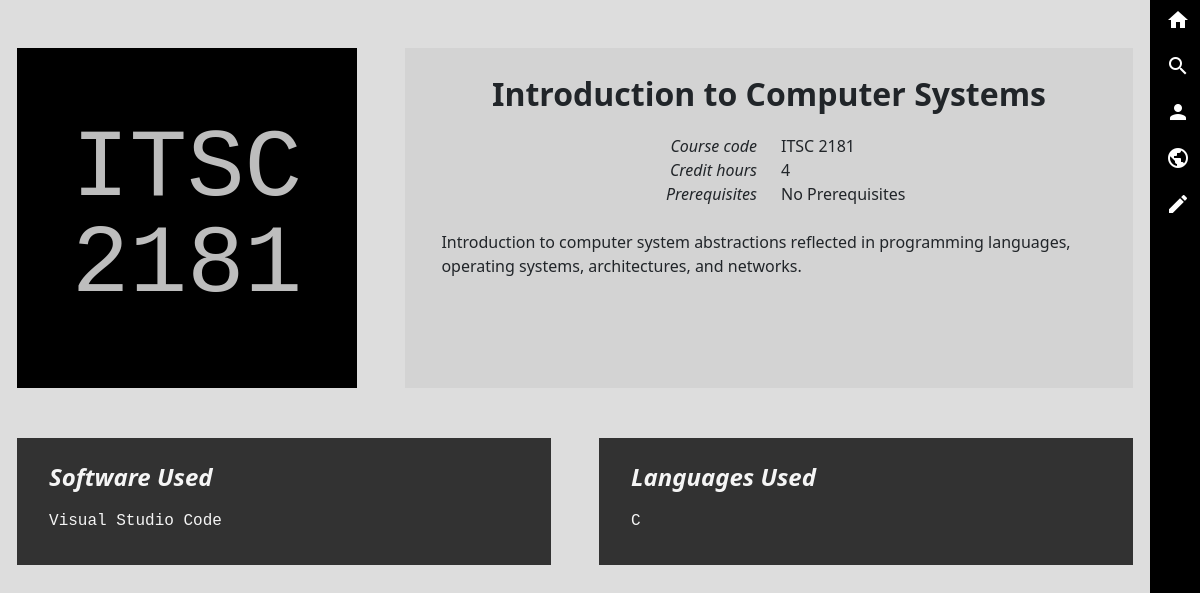
The page /course/1 on the database as committed earlier.
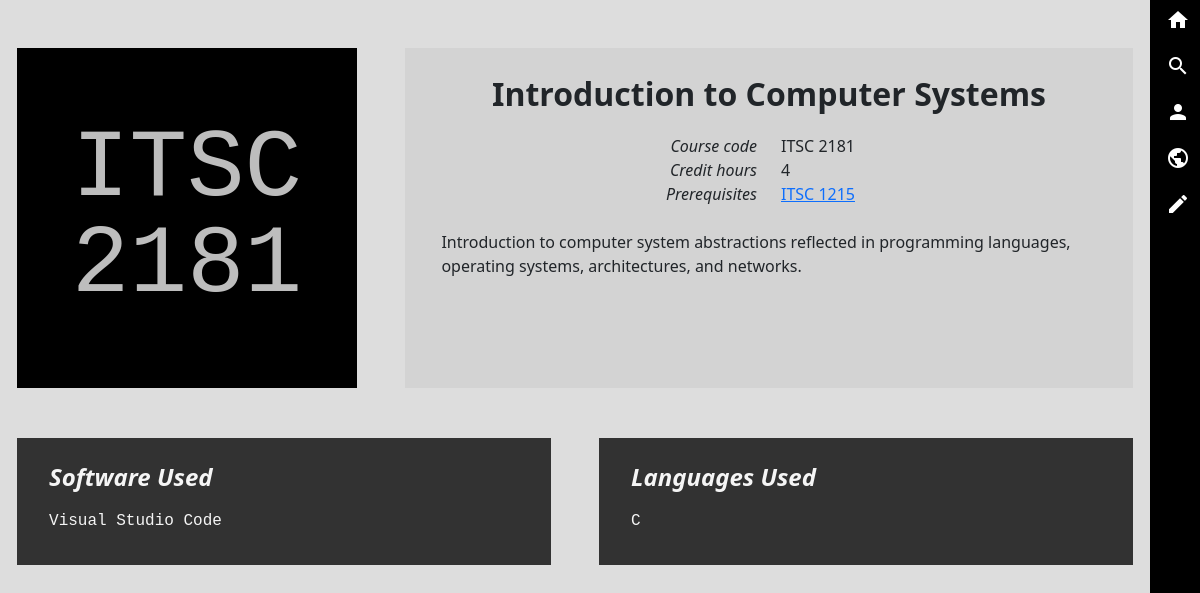
The same page on the database as committed later.
### app.py (models this page shows, shortened)
class Course(db.Model):
    id = db.Column(db.Integer, primary_key=True, autoincrement=True)
    title = db.Column(db.String(200), unique=True, nullable=False)
    course_code = db.Column(db.String(9), nullable=False)
    credit_hours = db.Column(db.Integer,nullable=False)
    description = db.Column(db.String(1000))
    compatible_language = db.relationship('Language', secondary=CourseLanguage, backref='compatible_course')
    compatible_software = db.relationship('Software', secondary=CourseSoftware, backref='compatible_course')
    course_requires = db.relationship('Course', secondary=CourseRequiresCourse, primaryjoin=(CourseRequiresCourse.c.course_id == id), secondaryjoin=(CourseRequiresCourse.c.required_course_id == id), backref='prerequisite_of')

class Software(db.Model):
    id = db.Column(db.Integer, primary_key=True, autoincrement=True)
    name = db.Column(db.String(200), unique=True, nullable=False)
    site_url = db.Column(db.String(200))
    download_url = db.Column(db.String(200))
    documentation_url = db.Column(db.String(200))
    description = db.Column(db.String(1000))

class Language(db.Model):
    id = db.Column(db.Integer, primary_key=True, autoincrement=True)
    name = db.Column(db.String(200), unique=True, nullable=False)
    site_url = db.Column(db.String(200))
    download_url = db.Column(db.String(200))
    documentation_url = db.Column(db.String(200))
    description = db.Column(db.String(1000))
    compatible_software = db.relationship('Software', secondary=LanguageSoftware, backref='compatible_language')

### app.py (the view)
@app.route('/course/<int:id>', methods=['GET'])
def coursePage(id):
    course = db_access.getCourse(id)
    return render_template('database/course.html', course=course, languages=course.compatible_language, softwares=course.compatible_software, requires=course.course_requires)

### database_wrapper.py (called while the page is built)
    def getCourse(self, id):
        return self.Course.query.get_or_404(id)

### templates/database/course.html (shortened to what this page needs)
{% extends 'base.html' %}
{% block head %}
<link rel="stylesheet" href="{{ url_for('static', filename='css/database_page.css') }}">
{% endblock %}
{% block body %}
<div id="blocks" class="container mt-5">
    <div id="header-row" class="row g-5">
        <div class="col-xl-4"> <div class="ratio ratio-1x1">
            <div id="icon">
                <div> {% for line in course.course_code.split() %}
                        <h class="icon-text">{{ line }}</h>
                        <br>
                {% endfor %} </div>
            </div>
        </div> </div>
        <div class="col-xl-8"> <div id="details" class="overflow-auto">
            <h id="title" class="d-flex justify-content-center mb-3">{{ course.title }}</h>
            <div class="container">
                <div class="row">
                    <div class="col-sm-6 info_category">
                        Course code
                    </div>
                    <div class="col-sm-6 info_text">
                        {{ course.course_code }}
                    </div>
                </div>
                <div class="row">
                    <div class="col-sm-6 info_category">
                        Credit hours
                    </div>
                    <div class="col-sm-6 info_text">
                        {{ course.credit_hours }}
                    </div>
                </div>
                <div class="row">
                    <div class="col-sm-6 info_category">
                        Prerequisites
                    </div>
                    <div class="col-sm-6 info_text">
                        {% if requires|length < 1  %}
                        No Prerequisites
                        {% else %} {% for i in range(0,requires|length) %}
                        <a href="/course/{{ requires[i].id }}">{{ requires[i].course_code }}</a>{% if i != requires|length-1 %}, {% endif %}
                        {% endfor %}
                        {% endif %}
                    </div>
                </div>
            </div>
            {% if course.description %}
            <p class="mt-4">{{ course.description }}</p>
            {% endif %}
        </div> </div>
    </div>
    <div id="links-row" class="row g-5">
        <div class="col-xl-6"> <div class="links-box">
            <h>Software Used</h>
            {% if softwares|length < 1  %}
                <p style="font-weight: bold;">None</p>
            {% else %}
                <ul>
                    {% for software in softwares %}
                        <li> <a href="/software/{{ software.id }}">
                            {{ software.name }}
                        </a> </li>
                    {% endfor %}
                </ul>
            {% endif %}
        </div> </div>
        <div class="col-xl-6"> <div class="links-box">
            <h>Languages Used</h>
            {% if languages|length < 1  %}
                <p style="font-weight: bold;">None</p>
            {% else %}
                <ul>
                    {% for language in languages %}
                    <li> <a href="/language/{{ language.id }}">
                        {{ language.name }}
                    </a> </li>
                    {% endfor %}
                </ul>
            {% endif %}
        </div> </div>
    </div>
</div>
{% endblock %}

### templates/base.html (shortened to what this page needs)
<!DOCTYPE html>
<html lang="en">
<head>
    <link href="https://cdn.jsdelivr.net/npm/bootstrap@5.3.3/dist/css/bootstrap.min.css" rel="stylesheet">
    <link rel="stylesheet" href="{{ url_for('static', filename='css/main.css') }}">
    {% block head %}{% endblock %}
</head>
<body>
    <nav id="sidebar" class="nav d-flex flex-shrink-0 flex-column">
        <a class="nav-link" data-bs-toggle="tooltip" title="Home" href="/"><i class="material-icons">home</i></a>
        <a class="nav-link" data-bs-toggle="tooltip" title="Search" href="/search"><i class="material-icons">search</i></a>
        <a class="nav-link" data-bs-toggle="tooltip" title="Profile" href="/profile"><i class="material-icons">person</i></a>
        <a class="nav-link" data-bs-toggle="tooltip" title="Explore" href="/explore"><i class="material-icons">public</i></a>
        <a class="nav-link" data-bs-toggle="tooltip" title="Edit this page" href="{{ url_for( request.endpoint, **request.view_args)}}/edit" id="edit_button"><i class="material-icons">edit</i></a>
    </nav>
    <div id="content">
        {% block body %}{% endblock %}
    </div>
</body>
</html>

### static/css/main.css (style rules this page uses)
html { background-color: #DDDDDD }
body { padding: 0; margin: 0; display: flex; width: 100%; --nav-width: 50px; background-color: inherit !important; }
#edit_button, #save_button, #back_button { border-radius: 0; display: none; }
.nav { background:#000000; width: var(--nav-width); height: 100vh; position: fixed; float: right; right: 0; }
.nav-link, .navbar-brand { color: #fff; cursor: pointer; }
#content { width: calc(100% - var(--nav-width)); }

### static/css/database_page.css (style rules this page uses)
:root { --grid-gutter-width: 5%; }
#edit_button { display: inherit; }
#blocks > * { margin-bottom: 50px; }
#icon { font-family: 'Courier New', Courier, monospace; font-weight: 500; font-size: 8cqw; color: rgb(189, 189, 189); line-height: 1; background-color: black; overflow: hidden; display: flex; align-items: center; justify-content: center; }
#details { background-color: lightgrey; height: 100%; padding-top: 3%; padding-bottom: 3%; padding-left: 5%; padding-right: 5%; }
#details h { font-size: 2rem; font-weight: bold; text-align: center; }
.info_category { text-align: right; font-style: italic; }
.info_text { text-align: left; }
.links-box { background-color: #323232; color: whitesmoke; height: 100%; padding-top: 4%; padding-bottom: 6%; padding-left: 6%; padding-right: 6%; }
.links-box h { font-size: x-large; font-weight: bold; font-style: italic; display: block; margin-bottom: 3%; }
.links-box ul { list-style-type: none; margin: 0; padding: 0; }
.links-box a { display: block; font-family: 'Courier New', Courier, monospace; text-decoration: none; color: inherit; }

Rows that differ between the two databases and show on the page:
added Course: course_code "ITSC 1215"
Other text that changed with them:
text no longer shown: "No Prerequisites"
